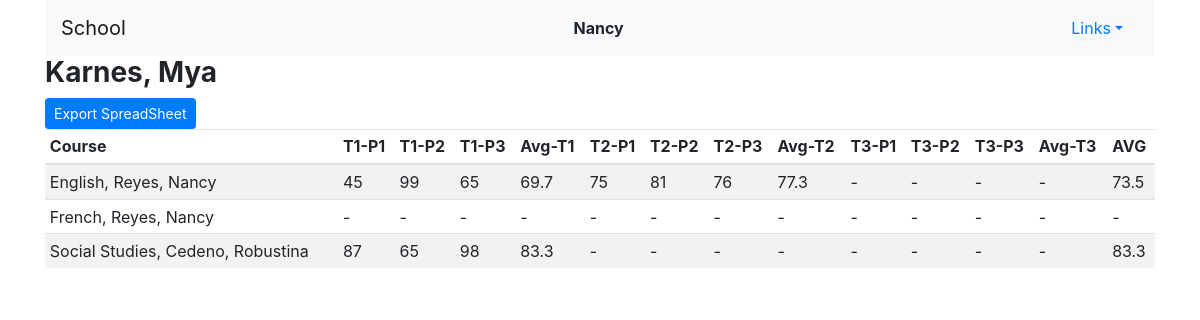
Page /report_all/1 (signed in) on the committed database.
### grades/models.py (models this page shows, shortened)
class User(AbstractUser):
    is_teacher = models.BooleanField(default=False)
    is_student = models.BooleanField(default=False)

class Student(models.Model):
    user = models.ForeignKey(User, on_delete=models.CASCADE, related_name="student")
    last_name = models.CharField(max_length=120)
    first_name = models.CharField(max_length=120)
    telephone = models.CharField(max_length=10)
    courses = models.ManyToManyField(Courses, blank = True, related_name="courses")
    def __str__(self):
        return f"{self.last_name}, {self.first_name}"

class Grades(models.Model):
    student = models.ForeignKey(Student, on_delete=models.CASCADE, related_name="student")
    course = models.ForeignKey(Courses, on_delete=models.CASCADE, related_name="course")
    t1_p1 = models.IntegerField(
            blank=True,
            default=0,
            validators=[
            MaxValueValidator(100),
            MinValueValidator(0)
        ])
    t1_p2 = models.IntegerField(
            blank=True,
            default=0,
            validators=[
            MaxValueValidator(100),
            MinValueValidator(0)
        ])
    t1_p3 = models.IntegerField(
            blank=True,
            default=0,
            validators=[
            MaxValueValidator(100),
            MinValueValidator(0)
        ])
    t2_p1 = models.IntegerField(
            blank=True,
            default=0,
            validators=[
            MaxValueValidator(100),
            MinValueValidator(0)
        ])
    t2_p2 = models.IntegerField(
            blank=True,
            default=0,
            validators=[
            MaxValueValidator(100),
            MinValueValidator(0)
        ])
    t2_p3 = models.IntegerField(
            blank=True,
            default=0,
            validators=[
            MaxValueValidator(100),
            MinValueValidator(0)
        ])
    t3_p1 = models.IntegerField(
            blank=True,
            default=0,
            validators=[
            MaxValueValidator(100),
            MinValueValidator(0)
        ])
    t3_p2 = models.IntegerField(
            blank=True,
            default=0,
            validators=[
            MaxValueValidator(100),
            MinValueValidator(0)
        ])
    t3_p3 = models.IntegerField(
            blank=True,
            default=0,
            validators=[
            MaxValueValidator(100),
            MinValueValidator(0)
        ])
    @property
    def avg1(self):
        count = 0
        total = 0
        if self.t1_p1 > 0:
            count += 1
            total += self.t1_p1
        if self.t1_p2 > 0:
            count += 1
            total += self.t1_p2
        if self.t1_p3 > 0:
            count += 1
            total += self.t1_p3
        if count > 0:
            average = total / count
            avg = round(average, 1)
            return avg
        else:
            return 0
    @property
    def avg2(self):
        count = 0
        total = 0
        if self.t2_p1 > 0:
            count += 1
            total += self.t2_p1
        if self.t2_p2 > 0:
            count += 1
            total += self.t2_p2
        if self.t2_p3 > 0:
            count += 1
            total += self.t2_p3
        if count > 0:
            average = total / count
            avg = round(average, 1)
            return avg
        else:
            return 0
    @property
    def avg3(self):
        count = 0
        total = 0
        if self.t3_p1 > 0:
            count += 1
            total += self.t3_p1
        if self.t3_p2 > 0:
            count += 1
            total += self.t3_p2
        if self.t3_p3 > 0:
            count += 1
            total += self.t3_p3
        if count > 0:
            average = total / count
            avg = round(average, 1)
            return avg
        else:
            return 0
    @property
    def grand(self):
        count = 0
        total = 0
        if self.t1_p1 > 0:
            count += 1
            total += self.t1_p1
        if self.t1_p2 > 0:
            count += 1
            total += self.t1_p2
        if self.t1_p3 > 0:
            count += 1
            total += self.t1_p3
        if self.t2_p1 > 0:
            count += 1
            total += self.t2_p1
        if self.t2_p2 > 0:
            count += 1
            total += self.t2_p2
        if self.t2_p3 > 0:
            count += 1
            total += self.t2_p3
        if self.t3_p1 > 0:
            count += 1
            total += self.t3_p1
        if self.t3_p2 > 0:
            count += 1
            total += self.t3_p2
        if self.t3_p3 > 0:
            count += 1
            total += self.t3_p3
        if count > 0:
            average = total / count
            avg = round(average, 1)
            return avg
        else:
            return 0

class Courses(models.Model):
    teacher = models.ForeignKey(Teacher, on_delete=models.CASCADE, related_name="professor")
    subject = models.CharField(max_length=120)
    def __str__(self):
        return f"{self.subject}, {self.teacher}"

class Teacher(models.Model):
    user = models.ForeignKey(User, on_delete=models.CASCADE, related_name="teacher")
    last_name = models.CharField(max_length=120)
    first_name = models.CharField(max_length=120)
    telephone = models.CharField(max_length=10)
    def __str__(self):
        return f"{self.last_name}, {self.first_name}"

### grades/views.py (the view)
# urls.py: path("report_all/<int:student_id>", views.individual, name="individual"),
@login_required(login_url='login')
def individual(request, student_id):
    current_user = request.user.get_username()
    is_super = SuperUser(current_user)
    is_teacher = TeacherUser(current_user)
    is_student = StudentUser(current_user)
    student = Student.objects.get(id=student_id)
    grades = Grades.objects.filter(student=student_id)
    return render(request, "grades/student.html", {
        "student": student,
        "grades": grades,
        "is_super": is_super,
        "is_teacher": is_teacher,
        "is_student": is_student,
    })

### grades/util.py (called while the page is built)
def SuperUser(current_user):
    superusers = User.objects.filter(is_superuser=True)
    current_id = User.objects.get(username=current_user)
    is_super = False
    for su in superusers:
        if current_id == su:
            is_super = True
    return is_super

def TeacherUser(current_user):
    teacher = User.objects.filter(is_teacher=True)
    current_id = User.objects.get(username=current_user)
    is_teacher = False
    for t in teacher:
        if current_id == t:
            is_teacher = True
    return is_teacher

def StudentUser(current_user):
    student = User.objects.filter(is_student=True)
    current_id = User.objects.get(username=current_user)
    is_student = False
    for s in student:
        if current_id == s:
            is_student = True
    return is_student

### grades/templates/grades/student.html (shortened to what this page needs)
{% extends "grades/layout.html" %}
{% load static %}
{% block body %}
<div class="container">
    {% if is_super or is_teacher %}
    <h3><strong>{{ student }}</strong></h3>
    <form action="{% url 'export_users_xls2' %}" method="post">
    <button name="student_id" value="{{ student.id }}" class="btn btn-primary btn-sm">Export SpreadSheet</button>
    </form>
    {% endif %}
    <table class="table table-sm table-striped">
        <thead>
            <th>Course</th>
            <th>T1-P1</th>
            <th>T1-P2</th>
            <th>T1-P3</th>
            <th>Avg-T1</th>
            <th>T2-P1</th>
            <th>T2-P2</th>
            <th>T2-P3</th>
            <th>Avg-T2</th>
            <th>T3-P1</th>
            <th>T3-P2</th>
            <th>T3-P3</th>
            <th>Avg-T3</th>
            <th>AVG</th>
        </thead>
        <tbody>
            {%for grade in grades %}
        <tr>
            <td>{{ grade.course}}</td>
            {% if grade.t1_p1 != 0 %}
            <td>{{ grade.t1_p1 }}</td>
            {% else %}
            <td>-</td>
            {% endif %}
            {% if grade.t1_p2 != 0 %}
            <td>{{ grade.t1_p2 }}</td>
            {% else %}
            <td>-</td>
            {% endif %}
            {% if grade.t1_p3 != 0 %}
            <td>{{ grade.t1_p3 }}</td>
            {% else %}
            <td>-</td>
            {% endif %}
            {% if grade.avg1 != 0 %}
            <td>{{ grade.avg1 }}</td>
            {% else %}
            <td>-</td>
            {% endif %}
            {% if grade.t2_p1 != 0 %}
            <td>{{ grade.t2_p1 }}</td>
            {% else %}
            <td>-</td>
            {% endif %}
            {% if grade.t2_p2 != 0 %}
            <td>{{ grade.t2_p2 }}</td>
            {% else %}
            <td>-</td>
            {% endif %}
            {% if grade.t2_p3 != 0 %}
            <td>{{ grade.t2_p3 }}</td>
            {% else %}
            <td>-</td>
            {% endif %}
            {% if grade.avg2 != 0 %}
            <td>{{ grade.avg2 }}</td>
            {% else %}
            <td>-</td>
            {% endif %}
            {% if grade.t3_p1 != 0 %}
            <td>{{ grade.t3_p1 }}</td>
            {% else %}
            <td>-</td>
            {% endif %}
            {% if grade.t3_p2 != 0 %}
            <td>{{ grade.t3_p2 }}</td>
            {% else %}
            <td>-</td>
            {% endif %}
            {% if grade.t3_p3 != 0 %}
            <td>{{ grade.t3_p3 }}</td>
            {% else %}
            <td>-</td>
            {% endif %}
            {% if grade.avg3 != 0 %}
            <td>{{ grade.avg3 }}</td>
            {% else %}
            <td>-</td>
            {% endif %}
            {% if grade.grand != 0 %}
            <td>{{ grade.grand }}</td>
            {% else %}
            <td>-</td>
            {% endif %}
        </tr>
    {% endfor %}
    </tbody>
</table>
</div>
{% endblock %}

### grades/templates/grades/layout.html (shortened to what this page needs)
{% load static %}
<!DOCTYPE html>
<html lang="en">
    <head>
        <link rel="stylesheet" href="https://stackpath.bootstrapcdn.com/bootstrap/4.4.1/css/bootstrap.min.css">
        <link rel="stylesheet" href="{% static 'grades/styles.css' %}">
    </head>
    <body>
        <div class="container">
        <nav class="navbar navbar-expand-lg navbar-light bg-light d-flex justify-content-between">
            <a class="navbar-brand" href="{% url 'index' %}">School</a>
            <div>
              <ul class="navbar-nav mr-auto">
                {% if user.is_authenticated %}
                    <li class="nav-item">
                        <strong>{{ user.username }}</strong>
                    </li>
                {% endif %}
              </ul>
            </div>
            <div>
                {% if user.is_authenticated %}
                    <li class="nav-item dropdown" style="list-style: none;">
                        <a class="nav-link dropdown-toggle" data-toggle="dropdown" href="#" role="button" aria-haspopup="true" aria-expanded="false">Links</a>
                      </li>
                {% endif %}
            </div>
        </nav>
    </div>
        <div class="body">
            {% block body %}
            {% endblock %}
        </div>
    </body>
</html>

### grades/static/grades/styles.css (style rules this page uses)
table td { position: relative; }

### rows in the picture
User: username "Nancy"
Student: last_name+first_name "Karnes, Mya"
Grades: course "English, Reyes, Nancy", t1_p1 "45", t1_p2 "99", t1_p3 "65", avg1 "69.7", t2_p1 "75", t2_p2 "81", t2_p3 "76", avg2 "77.3", grand "73.5"
Grades: course "French, Reyes, Nancy"
Grades: course "Social Studies, Cedeno, Robustina", t1_p1 "87", t1_p2 "65", t1_p3 "98", avg1 "83.3", grand "83.3"
